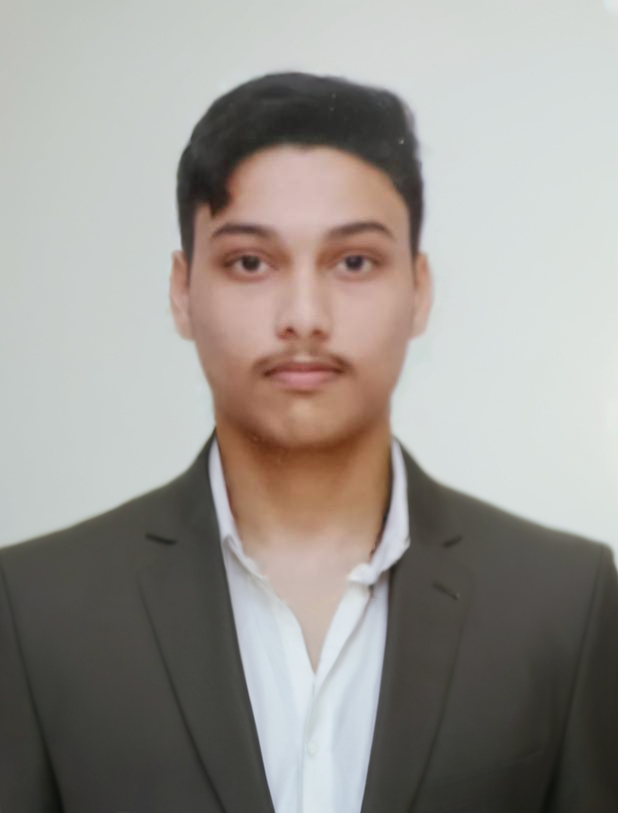
#> input picture scripts/portrait-source.png, 618 x 813 px, found by its file name
$ python make_portrait.py
#> lines starting #> are read from the running program, lines starting #| are printed output that depends on the picture
"""Turn the source portrait into a monochrome halftone tone map (portrait-halftone.png, white dots on black)."""
import cv2, numpy as np
from PIL import Image, ImageFilter

SRC = "scripts/portrait-source.png"
W, H = 480, 632          # output portrait size (source aspect 618:813)
SS = 3                   # supersample for crisp dots
CELL = 4.0               # halftone cell (output px)

img = cv2.imread(SRC)
#> img is the input picture: shape (813, 618, 3); mean B, G, R 145.2, 150.2, 154.2
img = cv2.resize(img, (W, H), interpolation=cv2.INTER_AREA)
#> img: shape (632, 480, 3)

# --- subject mask via GrabCut (rect init) so the flat wall falls to black
mask = np.zeros((H, W), np.uint8)
rect = (int(W*0.02), int(H*0.04), int(W*0.96), int(H*0.95))
bgd, fgd = np.zeros((1,65)), np.zeros((1,65))
mask[:] = cv2.GC_PR_BGD
mask[int(H*0.06):, int(W*0.18):int(W*0.82)] = cv2.GC_PR_FGD
mask[int(H*0.35):, :] = cv2.GC_PR_FGD
mask[int(H*0.18):int(H*0.55), int(W*0.33):int(W*0.67)] = cv2.GC_FGD   # face core
mask[:int(H*0.03), :] = cv2.GC_BGD
mask[:int(H*0.5), :int(W*0.08)] = cv2.GC_BGD
mask[:int(H*0.5), int(W*0.92):] = cv2.GC_BGD
cv2.grabCut(img, mask, None, bgd, fgd, 6, cv2.GC_INIT_WITH_MASK)
fg = np.where((mask==cv2.GC_FGD)|(mask==cv2.GC_PR_FGD), 255, 0).astype(np.uint8)
fg = cv2.morphologyEx(fg, cv2.MORPH_CLOSE, np.ones((9,9),np.uint8))
fg = cv2.GaussianBlur(fg, (0,0), 4).astype(np.float32)/255.0

# --- tone: grayscale, contrast, subject-only
g = cv2.cvtColor(img, cv2.COLOR_BGR2GRAY).astype(np.float32)/255.0
g = (g - np.percentile(g, 2)) / (np.percentile(g, 99) - np.percentile(g, 2))
g = np.clip(g, 0, 1)
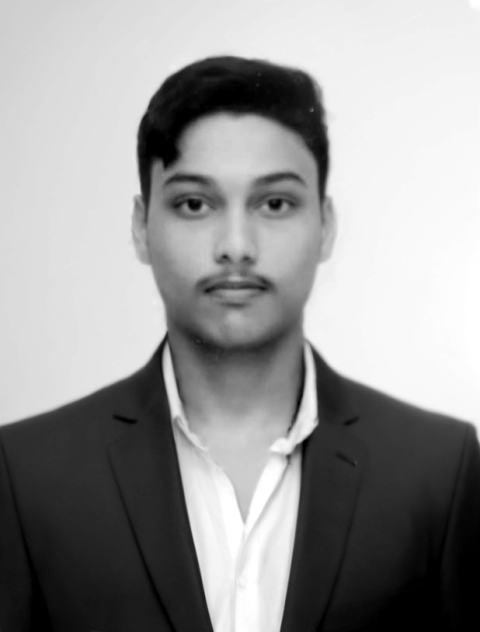
#> g: shape (632, 480) float32; min 0, max 1, mean 0.594
g = np.clip((g-0.5)*1.15+0.5, 0, 1) ** 1.45
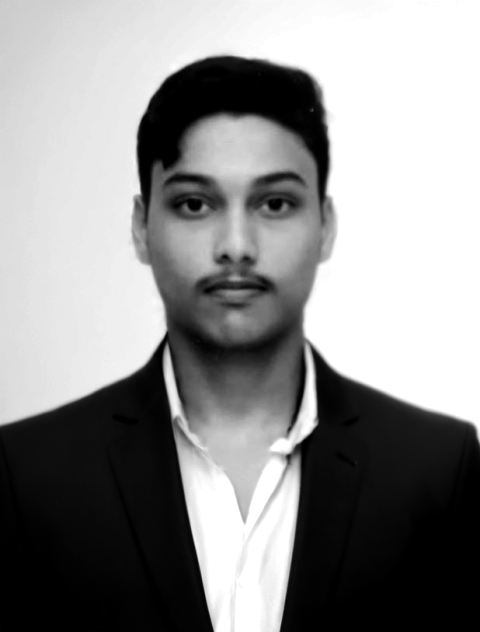
#> g: shape (632, 480) float32; min 0, max 1, mean 0.561
# lift deep shadows slightly so dark jacket/hair keep texture on a black screen
g = 0.30 + 0.70*g
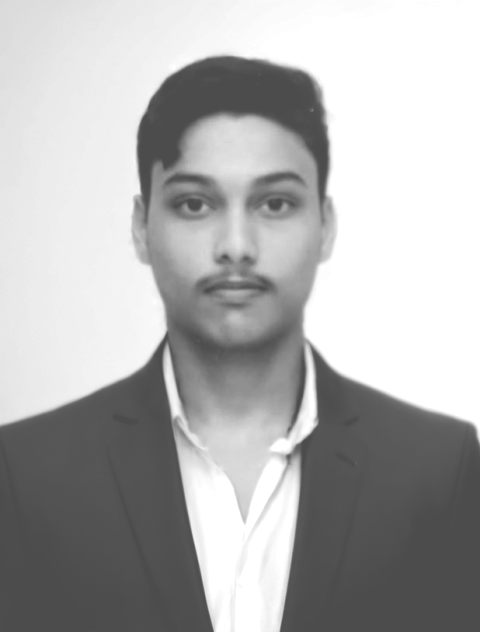
#> g: shape (632, 480) float32; min 0.3, max 1, mean 0.693
tone = g*fg*1.0 + 0.0
# soft fade toward bottom edge so the portrait dissolves into the page
fade = np.clip((H - np.arange(H))/ (H*0.10), 0, 1)[:,None]
tone = tone*fade
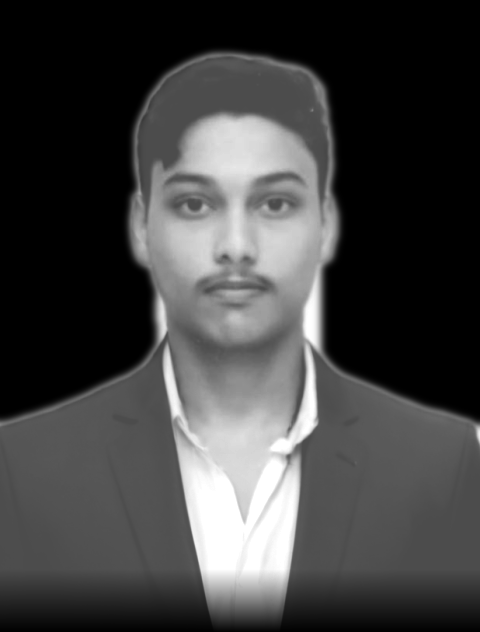
#> tone: shape (632, 480) float64; min 0, max 1, mean 0.26

# --- rotated (45deg) halftone grid, drawn supersampled
big = cv2.resize(tone, (W*SS, H*SS), interpolation=cv2.INTER_CUBIC)
canvas = np.zeros((H*SS, W*SS), np.uint8)
c = CELL*SS; ang = np.deg2rad(45); ca, sa = np.cos(ang), np.sin(ang)
n = int(max(W,H)*SS/c*1.6)
cx0, cy0 = W*SS/2, H*SS/2
for i in range(-n, n):
    for j in range(-n, n):
        x = cx0 + (i*ca - j*sa)*c
        y = cy0 + (i*sa + j*ca)*c
        if x<0 or y<0 or x>=W*SS or y>=H*SS: continue
        t = big[int(y), int(x)]
        r = c*0.62*np.sqrt(np.clip(t,0,1))
        if r > 0.6:
            cv2.circle(canvas, (int(x), int(y)), int(round(r)), 235, -1, cv2.LINE_AA)
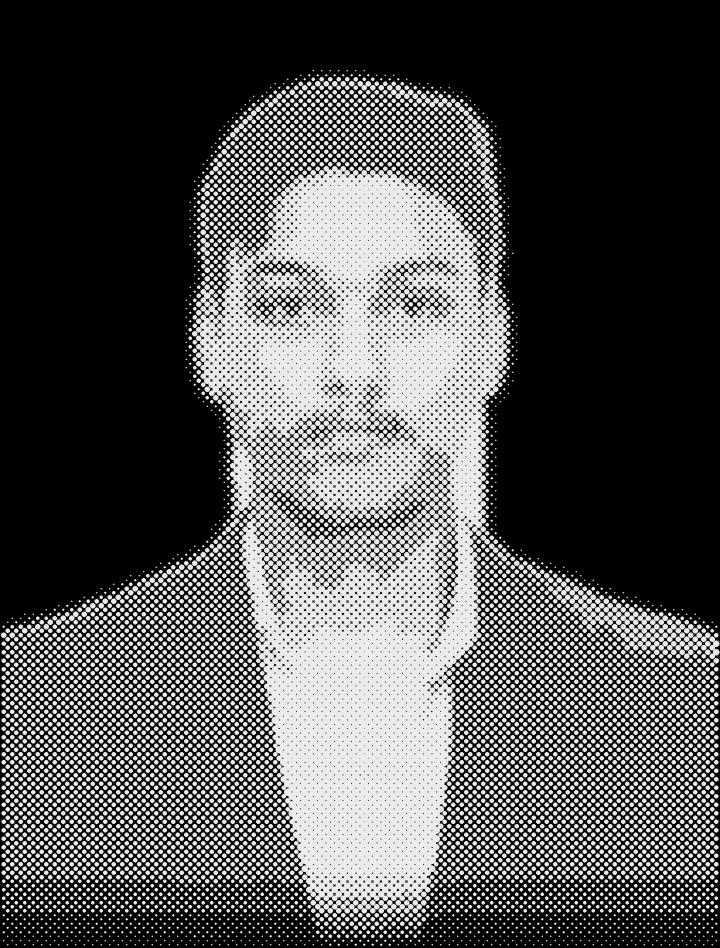
#> canvas: shape (1896, 1440) (shown at 1/2 size); min 0, max 235, mean 81.2
dots = cv2.resize(canvas, (W,H), interpolation=cv2.INTER_AREA).astype(np.float32)/255
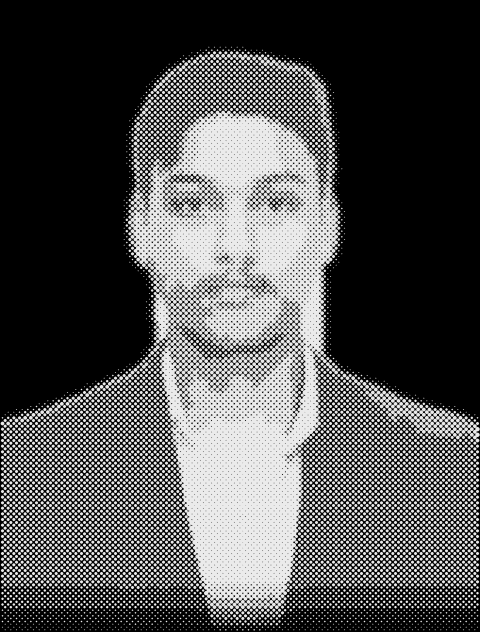
#> dots: shape (632, 480) float32; min 0, max 0.922, mean 0.318

# blend a faint continuous tone under the dots for recognisability
out = np.clip(dots*0.85 + tone*0.38, 0, 1)
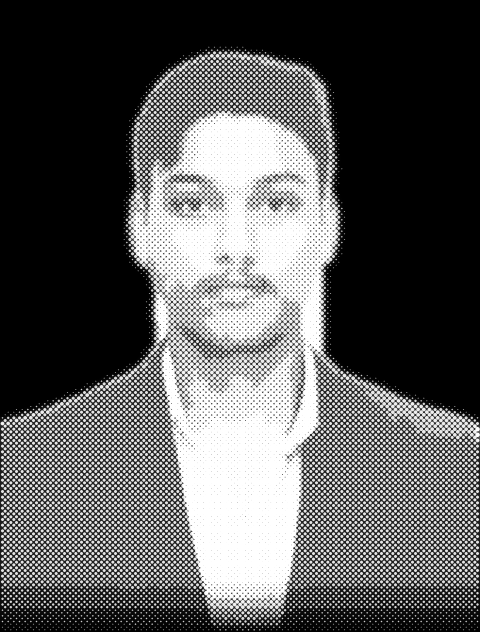
#> out: shape (632, 480) float64; min 0, max 1, mean 0.358
Image.fromarray((out*255).astype(np.uint8)).save("scripts/portrait-halftone.png")
print("ok", out.shape)
#| ok (632, 480)
